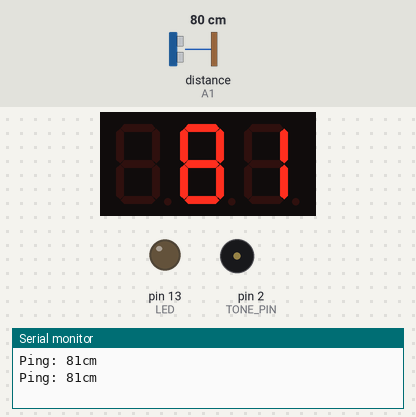
Simulated run of this sketch. Board: Arduino Uno, built with avr-gcc and run on an emulated ATmega328P. Parts: 3-digit seven-segment display, output pins drawn as LEDs (lit = HIGH), buzzer (waves = sounding), the last lines printed to the serial monitor. Dashed ring = blinking. Inputs (shaded band) come from the test bench; at power-on: distance to the obstacle (sensor on A1) 80 cm. The echo pulse lasts 58.3 µs per cm.

Above: at 1.3 s.
1.4 s: distance to the obstacle (sensor on A1) set to 21 cm
At 2.6 s:
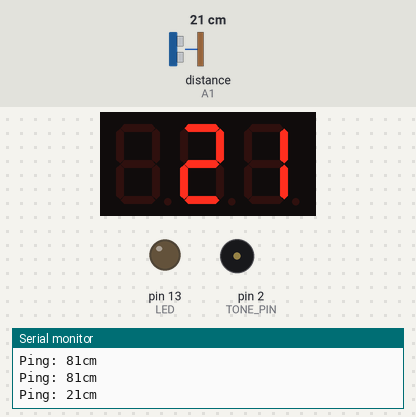
3.8 s: distance to the obstacle (sensor on A1) set to 17 cm
At 5.2 s:
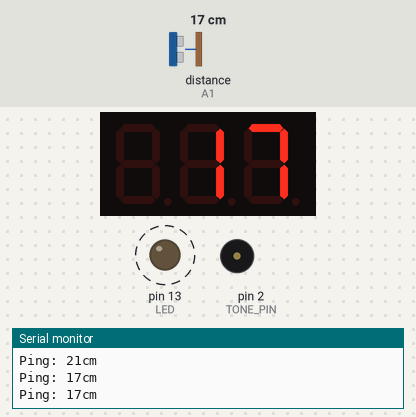
7.3 s: distance to the obstacle (sensor on A1) set to 2 cm
At 8.7 s:
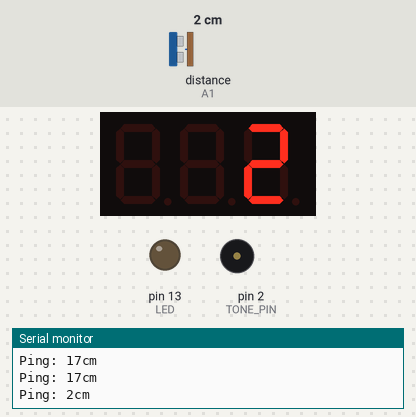
Timing chart, 0 to 15.4 s (numbered marks = the images above; inputs shaded):
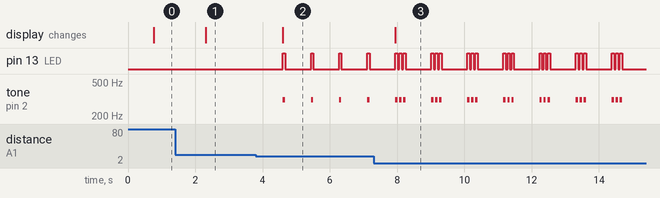

The sketch:

distance-sevensegments.ino
```cpp
#include <NewPing.h>
#include <SevenSeg.h>
#include <TimerFreeTone.h>

#define TONE_PIN 2			// Pin you have a speaker/piezo connected to
#define LED_PIN 13			// Pin you have a LED connected to
#define TRIGGER_PIN  A0		// Pin tied to trigger pin on the ultrasonic sensor
#define ECHO_PIN     A1  	// Pin tied to echo pin on the ultrasonic sensor
#define MAX_DISTANCE 400 	// Maximum distance we want to ping for (in centimeters). Maximum sensor distance is rated at 400-500cm.

SevenSeg disp(6, 7, 8, 9, 10, 11, 12); //Instantiate a seven segment controller object
NewPing sonar(TRIGGER_PIN, ECHO_PIN, MAX_DISTANCE); // NewPing setup of pins and maximum distance.

const int numDigits = 3;
int digitPins[numDigits] = {3, 4, 5};

void setup() {
  Serial.begin(115200); // Open serial monitor at 115200 baud to see ping results
  pinMode(13, OUTPUT);	// LED

  disp.setDigitPins(numDigits, digitPins);
  disp.setCommonCathode();
  disp.setTimer(1);
  disp.startTimer();
}

void loop() {
  delay(500); // 29ms should be the shortest delay between pings.

  Serial.print("Ping: ");
  Serial.print(sonar.ping_cm()); // Send ping, get distance in cm and print result (0 = outside set distance range)
  Serial.println("cm");

  int uS = sonar.ping_median(10); // Send 10 pings and get the median value of the results
  int distance = uS / US_ROUNDTRIP_CM;

  disp.write(distance); // Write the stance to the seven segment display

  if ((distance > 10) && (distance < 20))
  {
    digitalWrite(13, HIGH);
    TimerFreeTone(TONE_PIN, 311, 70);
    digitalWrite(13, LOW);
  }
  else if (distance < 10) // Closer distance: Intensify the tones
  {
    digitalWrite(13, HIGH);
    TimerFreeTone(TONE_PIN, 311, 70);
    digitalWrite(13, LOW);
    delay(50);
    digitalWrite(13, HIGH);
    TimerFreeTone(TONE_PIN, 311, 70);
    digitalWrite(13, LOW);
    delay(50);
    digitalWrite(13, HIGH);
    TimerFreeTone(TONE_PIN, 311, 70);
    digitalWrite(13, LOW);
  }
}

ISR(TIMER1_COMPA_vect) {
  disp.interruptAction();
}
```

Measured:
- the behaviour switches between 20 and 19 cm on distance to the obstacle (sensor on A1) (found by bisection; images 1 and 2)
- after the input at 1.4 s, the display: changes after 0.91 s (image 1)
- after the input at 3.8 s, pin 13 (LED): alternates HIGH for 0.07 s and LOW for 0.76 s, starting after 0.81 s; tone on pin 2 (TONE_PIN): alternates 311 Hz for 0.07 s and silent for 0.76 s, starting after 0.81 s; the display: changes after 0.81 s (image 2)
- after the input at 7.3 s, the display: changes after 0.64 s (image 3)
